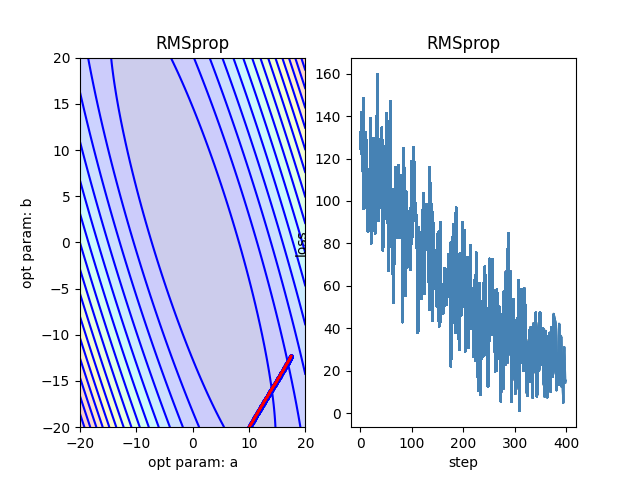

The Python source for this figure:
import sys
import matplotlib.pyplot as plt
from mpl_toolkits.mplot3d import Axes3D
import random
import numpy as np

rate = 0.02 # learning rate
def da(y, y_p,x):
    return (y-y_p)*(-x)

def db(y, y_p):
    return (y-y_p)*(-1)

def calc_loss(a,b,x,y):
    tmp = y - (a * x + b)
    tmp = tmp ** 2  # Square every element in the matrix
    SSE = sum(tmp) / (2*len(x)) # Take the average
    return SSE

#draw all curve point
def draw_hill(x,y):
    a = np.linspace(-20,20,100)
    # print(a)
    b = np.linspace(-20,20,100)
    x = np.array(x)
    y = np.array(y)

    allSSE = np.zeros(shape=(len(a),len(b)))
    for ai in range(0,len(a)):
        for bi in range(0,len(b)):
            a0 = a[ai]
            b0 = b[bi]
            SSE = calc_loss(a=a0, b=b0, x=x, y=y)
            allSSE[ai][bi] = SSE

    a,b = np.meshgrid(a, b)

    return [a,b,allSSE]

def shuffle_data(x,y):
    # random disturb x，y，while keep x_i corresponding to y_i
    seed = random.random()
    random.seed(seed)
    random.shuffle(x)
    random.seed(seed)
    random.shuffle(y)

def get_batch_data(x, y, batch=3):
    shuffle_data(x, y)
    x_new = x[0:batch]
    y_new = y[0:batch]
    return [x_new, y_new]

# create simulated data
# x = [30, 35, 37, 59, 70, 76, 88, 100]
# y = [1100,	1423,	1377,	1800,	2304,	2588,	3495,	4839]
a = np.loadtxt('./Data/LR.txt')
x = a[:, 1]
y = a[:, 2]
# Data normalization
x_max = max(x)
x_min = min(x)
y_max = max(y)
y_min = min(y)

for i in range(0, len(x)):
    x[i] = (x[i] - x_min)/(x_max - x_min)
    y[i] = (y[i] - y_min)/(y_max - y_min)


[ha, hb, hallSSE] = draw_hill(x, y)

# init a,b value
a = 10.0
b = -20.0
fig = plt.figure(1)
# fig.suptitle('Adagrad, learning rate: %.2f'%(rate), fontsize=15)

# draw fig.1 contour line
plt.subplot(1, 2, 1)
plt.contourf(ha, hb, hallSSE, 15, alpha=0.2, cmap=plt.cm.jet)
C = plt.contour(ha, hb, hallSSE, 15, colors='blue')
# plt.clabel(C, inline=True)
plt.title('RMSprop')
plt.xlabel('opt param: a')
plt.ylabel('opt param: b')


plt.ion() # iteration on


all_loss = []
all_step = []

last_a = a
last_b = b

theta = np.array([0, 0]).astype(np.float32)
E_grad = np.array([0, 0]).astype(np.float32)
# E_theta = np.array([0, 0]).astype(np.float32)

epsilon = 1e-2
gamma = 0.9

for step in range(1, 400):
    loss = 0
    all_da = 0
    all_db = 0

    shuffle_data(x, y)
    [x_new, y_new] = get_batch_data(x, y, batch=4)
    all_d = np.array([0, 0]).astype(np.float32)
    for i in range(0, len(x_new)):
        y_p = a * x_new[i] + b
        loss += (y_new[i] - y_p) * (y_new[i] - y_p)/2
        all_da += da(y_new[i], y_p, x_new[i])
        all_db += db(y_new[i], y_p)

    loss = loss / len(x_new)
    all_d = np.array([all_da, all_db])

    # draw fig.1 contour line
    plt.subplot(1, 2, 1)
    plt.scatter(a, b, s=5, color='blue')
    plt.plot([last_a, a], [last_b, b], color='red', label="RMSprop")

    # draw fig.2 loss line
    all_loss.append(loss)
    all_step.append(step)

    plt.subplot(1, 2, 2)
    plt.plot(all_step, all_loss, color='steelblue', label='RMSprop')

    plt.title('RMSprop')
    plt.xlabel("step")
    plt.ylabel("loss")

    last_a = a
    last_b = b

    # update param

    E_grad = gamma * E_grad + (1-gamma) * (all_d ** 2)
    rms_grad = np.sqrt(E_grad + epsilon)

    # E_theta = gamma * E_theta + (1-gamma) * (theta ** 2)
    # rms_theta = np.sqrt(E_theta + epsilon)

    theta = -( rate / rms_grad) * all_d
    [a, b] = [a, b] + theta

    if step % 1 == 0:
        print("step: ", step, " loss: ", loss, " a: ", a, " b: ", b)
        plt.show()
        plt.pause(0.01)

plt.show()
plt.pause(1000)
